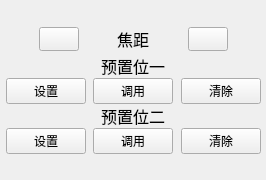
             <widget class="QWidget" name="widget_14" native="true">
              <property name="minimumSize">
               <size>
                <width>180</width>
                <height>180</height>
               </size>
              </property>
              <layout class="QVBoxLayout" name="verticalLayout_6">
               <property name="spacing">
                <number>3</number>
               </property>
               <property name="leftMargin">
                <number>0</number>
               </property>
               <property name="topMargin">
                <number>0</number>
               </property>
               <property name="rightMargin">
                <number>0</number>
               </property>
               <property name="bottomMargin">
                <number>0</number>
               </property>
               <item>
                <spacer name="verticalSpacer_4">
                 <property name="orientation">
                  <enum>Qt::Vertical</enum>
                 </property>
                 <property name="sizeHint" stdset="0">
                  <size>
                   <width>20</width>
                   <height>1</height>
                  </size>
                 </property>
                </spacer>
               </item>
               <item>
                <widget class="QWidget" name="widget_6" native="true">
                 <property name="sizePolicy">
                  <sizepolicy hsizetype="Preferred" vsizetype="Minimum">
                   <horstretch>0</horstretch>
                   <verstretch>0</verstretch>
                  </sizepolicy>
                 </property>
                 <property name="maximumSize">
                  <size>
                   <width>16777215</width>
                   <height>1000</height>
                  </size>
                 </property>
                 <layout class="QHBoxLayout" name="horizontalLayout_4">
                  <property name="spacing">
                   <number>0</number>
                  </property>
                  <property name="leftMargin">
                   <number>0</number>
                  </property>
                  <property name="topMargin">
                   <number>0</number>
                  </property>
                  <property name="rightMargin">
                   <number>0</number>
                  </property>
                  <property name="bottomMargin">
                   <number>0</number>
                  </property>
                  <item>
                   <spacer name="horizontalSpacer_9">
                    <property name="orientation">
                     <enum>Qt::Horizontal</enum>
                    </property>
                    <property name="sizeHint" stdset="0">
                     <size>
                      <width>19</width>
                      <height>20</height>
                     </size>
                    </property>
                   </spacer>
                  </item>
                  <item>
                   <widget class="QPushButton" name="btn_subfocal">
                    <property name="sizePolicy">
                     <sizepolicy hsizetype="Minimum" vsizetype="Minimum">
                      <horstretch>0</horstretch>
                      <verstretch>0</verstretch>
                     </sizepolicy>
                    </property>
                    <property name="minimumSize">
                     <size>
                      <width>0</width>
                      <height>0</height>
                     </size>
                    </property>
                    <property name="focusPolicy">
                     <enum>Qt::TabFocus</enum>
                    </property>
                    <property name="text">
                     <string/>
                    </property>
                   </widget>
                  </item>
                  <item>
                   <spacer name="horizontalSpacer_10">
                    <property name="orientation">
                     <enum>Qt::Horizontal</enum>
                    </property>
                    <property name="sizeHint" stdset="0">
                     <size>
                      <width>18</width>
                      <height>20</height>
                     </size>
                    </property>
                   </spacer>
                  </item>
                  <item>
                   <widget class="QLabel" name="label_facal">
                    <property name="minimumSize">
                     <size>
                      <width>30</width>
                      <height>0</height>
                     </size>
                    </property>
                    <property name="font">
                     <font>
                      <family>微软雅黑</family>
                      <pointsize>12</pointsize>
                     </font>
                    </property>
                    <property name="text">
                     <string>焦距</string>
                    </property>
                    <property name="alignment">
                     <set>Qt::AlignCenter</set>
                    </property>
                   </widget>
                  </item>
                  <item>
                   <spacer name="horizontalSpacer_11">
                    <property name="orientation">
                     <enum>Qt::Horizontal</enum>
                    </property>
                    <property name="sizeHint" stdset="0">
                     <size>
                      <width>19</width>
                      <height>20</height>
                     </size>
                    </property>
                   </spacer>
                  </item>
                  <item>
                   <widget class="QPushButton" name="btn_addfocal">
                    <property name="sizePolicy">
                     <sizepolicy hsizetype="Minimum" vsizetype="Minimum">
                      <horstretch>0</horstretch>
                      <verstretch>0</verstretch>
                     </sizepolicy>
                    </property>
                    <property name="minimumSize">
                     <size>
                      <width>0</width>
                      <height>0</height>
                     </size>
                    </property>
                    <property name="focusPolicy">
                     <enum>Qt::TabFocus</enum>
                    </property>
                    <property name="text">
                     <string/>
                    </property>
                   </widget>
                  </item>
                  <item>
                   <spacer name="horizontalSpacer_12">
                    <property name="orientation">
                     <enum>Qt::Horizontal</enum>
                    </property>
                    <property name="sizeHint" stdset="0">
                     <size>
                      <width>18</width>
                      <height>20</height>
                     </size>
                    </property>
                   </spacer>
                  </item>
                 </layout>
                </widget>
               </item>
               <item>
                <widget class="QWidget" name="widget_13" native="true">
                 <layout class="QVBoxLayout" name="verticalLayout_5">
                  <property name="spacing">
                   <number>0</number>
                  </property>
                  <property name="leftMargin">
                   <number>0</number>
                  </property>
                  <property name="topMargin">
                   <number>0</number>
                  </property>
                  <property name="rightMargin">
                   <number>0</number>
                  </property>
                  <property name="bottomMargin">
                   <number>0</number>
                  </property>
                  <item>
                   <widget class="QWidget" name="widget_9" native="true">
                    <layout class="QVBoxLayout" name="verticalLayout_3">
                     <property name="spacing">
                      <number>0</number>
                     </property>
                     <property name="leftMargin">
                      <number>0</number>
                     </property>
                     <property name="topMargin">
                      <number>0</number>
                     </property>
                     <property name="rightMargin">
                      <number>0</number>
                     </property>
                     <property name="bottomMargin">
                      <number>0</number>
                     </property>
                     <item>
                      <widget class="QWidget" name="widget_8" native="true">
                       <property name="minimumSize">
                        <size>
                         <width>0</width>
                         <height>0</height>
                        </size>
                       </property>
                       <property name="maximumSize">
                        <size>
                         <width>16777215</width>
                         <height>1000</height>
                        </size>
                       </property>
                       <layout class="QHBoxLayout" name="horizontalLayout_7">
                        <property name="spacing">
                         <number>0</number>
                        </property>
                        <property name="leftMargin">
                         <number>0</number>
                        </property>
                        <property name="topMargin">
                         <number>0</number>
                        </property>
                        <property name="rightMargin">
                         <number>0</number>
                        </property>
                        <property name="bottomMargin">
                         <number>0</number>
                        </property>
                        <item>
                         <spacer name="horizontalSpacer_19">
                          <property name="orientation">
                           <enum>Qt::Horizontal</enum>
                          </property>
                          <property name="sizeHint" stdset="0">
                           <size>
                            <width>57</width>
                            <height>20</height>
                           </size>
                          </property>
                         </spacer>
                        </item>
                        <item>
                         <widget class="QLabel" name="label_facal_2">
                          <property name="minimumSize">
                           <size>
                            <width>60</width>
                            <height>0</height>
                           </size>
                          </property>
                          <property name="font">
                           <font>
                            <family>微软雅黑</family>
                            <pointsize>12</pointsize>
                           </font>
                          </property>
                          <property name="text">
                           <string>预置位一</string>
                          </property>
                          <property name="alignment">
                           <set>Qt::AlignCenter</set>
                          </property>
                         </widget>
                        </item>
                        <item>
                         <spacer name="horizontalSpacer_20">
                          <property name="orientation">
                           <enum>Qt::Horizontal</enum>
                          </property>
                          <property name="sizeHint" stdset="0">
                           <size>
                            <width>57</width>
                            <height>20</height>
                           </size>
                          </property>
                         </spacer>
                        </item>
                       </layout>
                      </widget>
                     </item>
                     <item>
                      <widget class="QWidget" name="widget_7" native="true">
                       <layout class="QHBoxLayout" name="horizontalLayout_6">
                        <property name="spacing">
                         <number>2</number>
                        </property>
                        <property name="leftMargin">
                         <number>0</number>
                        </property>
                        <property name="topMargin">
                         <number>0</number>
                        </property>
                        <property name="rightMargin">
                         <number>0</number>
                        </property>
                        <property name="bottomMargin">
                         <number>0</number>
                        </property>
                        <item>
                         <spacer name="horizontalSpacer_15">
                          <property name="orientation">
                           <enum>Qt::Horizontal</enum>
                          </property>
                          <property name="sizeHint" stdset="0">
                           <size>
                            <width>0</width>
                            <height>20</height>
                           </size>
                          </property>
                         </spacer>
                        </item>
                        <item>
                         <widget class="QPushButton" name="btn_set1">
                          <property name="minimumSize">
                           <size>
                            <width>0</width>
                            <height>0</height>
                           </size>
                          </property>
                          <property name="font">
                           <font>
                            <family>微软雅黑</family>
                           </font>
                          </property>
                          <property name="focusPolicy">
                           <enum>Qt::TabFocus</enum>
                          </property>
                          <property name="text">
                           <string>设置</string>
                          </property>
                         </widget>
                        </item>
                        <item>
                         <spacer name="horizontalSpacer_16">
                          <property name="orientation">
                           <enum>Qt::Horizontal</enum>
                          </property>
                          <property name="sizeHint" stdset="0">
                           <size>
                            <width>1</width>
                            <height>20</height>
                           </size>
                          </property>
                         </spacer>
                        </item>
                        <item>
                         <widget class="QPushButton" name="btn_get1">
                          <property name="minimumSize">
                           <size>
                            <width>0</width>
                            <height>0</height>
                           </size>
                          </property>
                          <property name="font">
                           <font>
                            <family>微软雅黑</family>
                           </font>
                          </property>
                          <property name="focusPolicy">
                           <enum>Qt::TabFocus</enum>
                          </property>
                          <property name="text">
                           <string>调用</string>
                          </property>
                         </widget>
                        </item>
                        <item>
                         <spacer name="horizontalSpacer_17">
                          <property name="orientation">
                           <enum>Qt::Horizontal</enum>
                          </property>
                          <property name="sizeHint" stdset="0">
                           <size>
                            <width>0</width>
                            <height>20</height>
                           </size>
                          </property>
                         </spacer>
                        </item>
                        <item>
                         <widget class="QPushButton" name="btn_clear1">
                          <property name="minimumSize">
                           <size>
                            <width>0</width>
                            <height>0</height>
                           </size>
                          </property>
                          <property name="font">
                           <font>
                            <family>微软雅黑</family>
                           </font>
                          </property>
                          <property name="focusPolicy">
                           <enum>Qt::TabFocus</enum>
                          </property>
                          <property name="text">
                           <string>清除</string>
                          </property>
                         </widget>
                        </item>
                        <item>
                         <spacer name="horizontalSpacer_18">
                          <property name="orientation">
                           <enum>Qt::Horizontal</enum>
                          </property>
                          <property name="sizeHint" stdset="0">
                           <size>
                            <width>1</width>
                            <height>20</height>
                           </size>
                          </property>
                         </spacer>
                        </item>
                       </layout>
                      </widget>
                     </item>
                    </layout>
                   </widget>
                  </item>
                  <item>
                   <widget class="QWidget" name="widget_10" native="true">
                    <layout class="QVBoxLayout" name="verticalLayout_4">
                     <property name="spacing">
                      <number>0</number>
                     </property>
                     <property name="leftMargin">
                      <number>0</number>
                     </property>
                     <property name="topMargin">
                      <number>0</number>
                     </property>
                     <property name="rightMargin">
                      <number>0</number>
                     </property>
                     <property name="bottomMargin">
                      <number>0</number>
                     </property>
                     <item>
                      <widget class="QWidget" name="widget_11" native="true">
                       <property name="minimumSize">
                        <size>
                         <width>0</width>
                         <height>0</height>
                        </size>
                       </property>
                       <property name="maximumSize">
                        <size>
                         <width>16777215</width>
                         <height>1000</height>
                        </size>
                       </property>
                       <layout class="QHBoxLayout" name="horizontalLayout_8">
                        <property name="spacing">
                         <number>0</number>
                        </property>
                        <property name="leftMargin">
                         <number>0</number>
                        </property>
                        <property name="topMargin">
                         <number>0</number>
                        </property>
                        <property name="rightMargin">
                         <number>0</number>
                        </property>
                        <property name="bottomMargin">
                         <number>0</number>
                        </property>
                        <item>
                         <spacer name="horizontalSpacer_21">
                          <property name="orientation">
                           <enum>Qt::Horizontal</enum>
                          </property>
                          <property name="sizeHint" stdset="0">
                           <size>
                            <width>1</width>
                            <height>20</height>
                           </size>
                          </property>
                         </spacer>
                        </item>
                        <item>
                         <widget class="QLabel" name="label_facal_3">
                          <property name="minimumSize">
                           <size>
                            <width>60</width>
                            <height>0</height>
                           </size>
                          </property>
                          <property name="font">
                           <font>
                            <family>微软雅黑</family>
                            <pointsize>12</pointsize>
                           </font>
                          </property>
                          <property name="text">
                           <string>预置位二</string>
                          </property>
                          <property name="alignment">
                           <set>Qt::AlignCenter</set>
                          </property>
                         </widget>
                        </item>
                        <item>
                         <spacer name="horizontalSpacer_22">
                          <property name="orientation">
                           <enum>Qt::Horizontal</enum>
                          </property>
                          <property name="sizeHint" stdset="0">
                           <size>
                            <width>1</width>
                            <height>20</height>
                           </size>
                          </property>
                         </spacer>
                        </item>
                       </layout>
                      </widget>
                     </item>
                     <item>
                      <widget class="QWidget" name="widget_12" native="true">
                       <layout class="QHBoxLayout" name="horizontalLayout_9">
                        <property name="spacing">
                         <number>2</number>
                        </property>
                        <property name="leftMargin">
                         <number>0</number>
                        </property>
                        <property name="topMargin">
                         <number>0</number>
                        </property>
                        <property name="rightMargin">
                         <number>0</number>
                        </property>
                        <property name="bottomMargin">
                         <number>0</number>
                        </property>
                        <item>
                         <spacer name="horizontalSpacer_23">
                          <property name="orientation">
                           <enum>Qt::Horizontal</enum>
                          </property>
                          <property name="sizeHint" stdset="0">
                           <size>
                            <width>6</width>
                            <height>20</height>
                           </size>
                          </property>
                         </spacer>
                        </item>
                        <item>
                         <widget class="QPushButton" name="btn_set2">
                          <property name="minimumSize">
                           <size>
                            <width>0</width>
                            <height>0</height>
                           </size>
                          </property>
                          <property name="font">
                           <font>
                            <family>微软雅黑</family>
                           </font>
                          </property>
                          <property name="focusPolicy">
                           <enum>Qt::TabFocus</enum>
                          </property>
                          <property name="text">
                           <string>设置</string>
                          </property>
                         </widget>
                        </item>
                        <item>
                         <spacer name="horizontalSpacer_24">
                          <property name="orientation">
                           <enum>Qt::Horizontal</enum>
                          </property>
                          <property name="sizeHint" stdset="0">
                           <size>
                            <width>5</width>
                            <height>20</height>
                           </size>
                          </property>
                         </spacer>
                        </item>
                        <item>
                         <widget class="QPushButton" name="btn_get2">
                          <property name="minimumSize">
                           <size>
                            <width>0</width>
                            <height>0</height>
                           </size>
                          </property>
                          <property name="font">
                           <font>
                            <family>微软雅黑</family>
                           </font>
                          </property>
                          <property name="focusPolicy">
                           <enum>Qt::TabFocus</enum>
                          </property>
                          <property name="text">
                           <string>调用</string>
                          </property>
                         </widget>
                        </item>
                        <item>
                         <spacer name="horizontalSpacer_25">
                          <property name="orientation">
                           <enum>Qt::Horizontal</enum>
                          </property>
                          <property name="sizeHint" stdset="0">
                           <size>
                            <width>6</width>
                            <height>20</height>
                           </size>
                          </property>
                         </spacer>
                        </item>
                        <item>
                         <widget class="QPushButton" name="btn_clear2">
                          <property name="minimumSize">
                           <size>
                            <width>0</width>
                            <height>0</height>
                           </size>
                          </property>
                          <property name="font">
                           <font>
                            <family>微软雅黑</family>
                           </font>
                          </property>
                          <property name="focusPolicy">
                           <enum>Qt::TabFocus</enum>
                          </property>
                          <property name="text">
                           <string>清除</string>
                          </property>
                         </widget>
                        </item>
                        <item>
                         <spacer name="horizontalSpacer_26">
                          <property name="orientation">
                           <enum>Qt::Horizontal</enum>
                          </property>
                          <property name="sizeHint" stdset="0">
                           <size>
                            <width>5</width>
                            <height>20</height>
                           </size>
                          </property>
                         </spacer>
                        </item>
                       </layout>
                      </widget>
                     </item>
                    </layout>
                   </widget>
                  </item>
                 </layout>
                </widget>
               </item>
               <item>
                <spacer name="verticalSpacer">
                 <property name="orientation">
                  <enum>Qt::Vertical</enum>
                 </property>
                 <property name="sizeHint" stdset="0">
                  <size>
                   <width>20</width>
                   <height>1</height>
                  </size>
                 </property>
                </spacer>
               </item>
              </layout>
             </widget>
